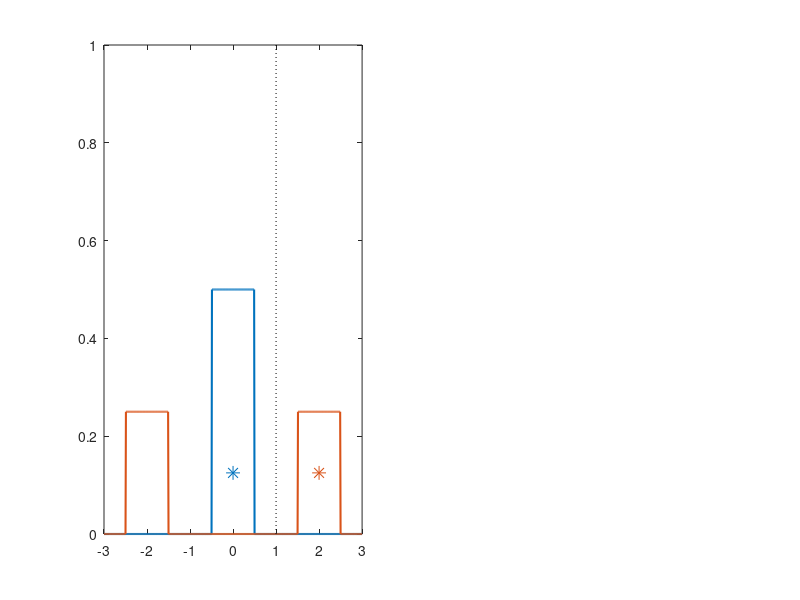

This chart was generated by the following MATLAB code: (Note: this script raises an error after producing the figure.)
% Figure 4: this code visualizes the distribution for the dipping
% classification example. 

close all;
clear all;

save_to_pdf = 1; % saves PDF to figures dir

%% 

subplot(1,2,1);

x = -3:0.01:3;

linewidth = 1.5;

c1 = and(x > -2.5,x < -1.5);
c2 = and(x > -0.5, x < 0.5);
c3 = and(x > 1.5, x < 2.5);

neg = c2;
pos = or(c1, c3);

pneg = plot(x, neg*0.5, 'LineWidth',linewidth);
hold on;
ppos = plot(x, pos*0.5*0.5, 'LineWidth',linewidth);

blue = get(pneg,'Color');
red = get(ppos,'Color');

markersize = 100;
sblue = scatter(0, 0.25*0.5,markersize, blue, '*');
sred = scatter([2], [0.25*0.5], markersize, red, '*');

model2 = plot([1, 1],[0, 1],'k:');
cols = colororder;

leg = legend([pneg, ppos, sblue, model2],'$p(x,y=+1)$','$p(x,y=-1)$','data $n=2$','model $n=2$','fontsize',10,'Interpreter','latex');

set(gca,'YTick',[0, 0.25, 0.5])
set(gcf,'color','white')

axis([-3, 3, 0, 0.5])
box off;

xlabel('x')
ylabel('density')

set(gcf,'position',[680   715   560   110]);

set(leg,'position',[0.5047    0.2586    0.2089    0.6682]);

if save_to_pdf
    download_dependencies('export_fig');
    export_fig figures/figure4.pdf;
end



